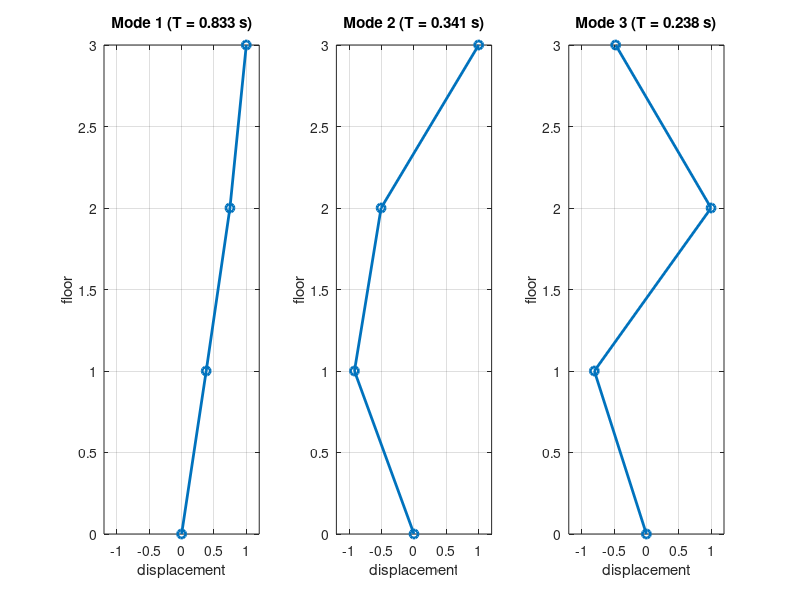

The MATLAB source for this figure:
% TOPIC: eigen
% TITLE: Three-story building: eigenvalues and eigenvectors of M\K, natural frequencies, periods and mode shapes
% SOURCE: CE206 slides 08 page 10 (assignment); Chapra Sec. 13.5 / Endfiles building.m
% KEYWORDS: three-story building, mass-spring model, stiffness matrix, mass matrix, eigenvalues, eigenvectors, natural frequency, period, modes of vibration, floors
% PROBLEM:
% A mass-spring system represents a three-story building with floor masses m1 = 12000, m2 = 10000,
% m3 = 8000 kg and story stiffnesses k1 = 3000, k2 = 2400, k3 = 1800 kN/m. Use MATLAB to determine the
% eigenvalues and eigenvectors, the natural frequencies and periods, and graphically represent the modes
% of vibration of the structure.
% CHECK: norm(w' - [7.5448 18.4249 26.4310]) < 1e-3
% CODE:
m = [12000 10000 8000];                  % kg
k = [3000 2400 1800]*1e3;                % kN/m -> N/m
K = [k(1)+k(2) -k(2) 0; -k(2) k(2)+k(3) -k(3); 0 -k(3) k(3)];
M = diag(m);
[V, D] = eig(M\K);                       % eigenvalues are w^2
[lam, idx] = sort(diag(D));
V = V(:, idx);
w = sqrt(lam); Tp = 2*pi./w;
fprintf('%6s %12s %12s %10s   mode shape (normalized)\n', 'mode', 'w^2', 'w (rad/s)', 'T (s)');
for i = 1:3
    v = V(:,i)/max(abs(V(:,i)));
    fprintf('%6d %12.3f %12.4f %10.4f   [%s]\n', i, lam(i), w(i), Tp(i), sprintf(' %7.4f', v));
end
figure;
for i = 1:3
    v = V(:,i)/max(abs(V(:,i)));
    subplot(1,3,i); plot([0; v], 0:3, 'o-', 'LineWidth', 2); grid on; xlim([-1.2 1.2]);
    title(sprintf('Mode %d (T = %.3f s)', i, Tp(i))); xlabel('displacement'); ylabel('floor');
end
